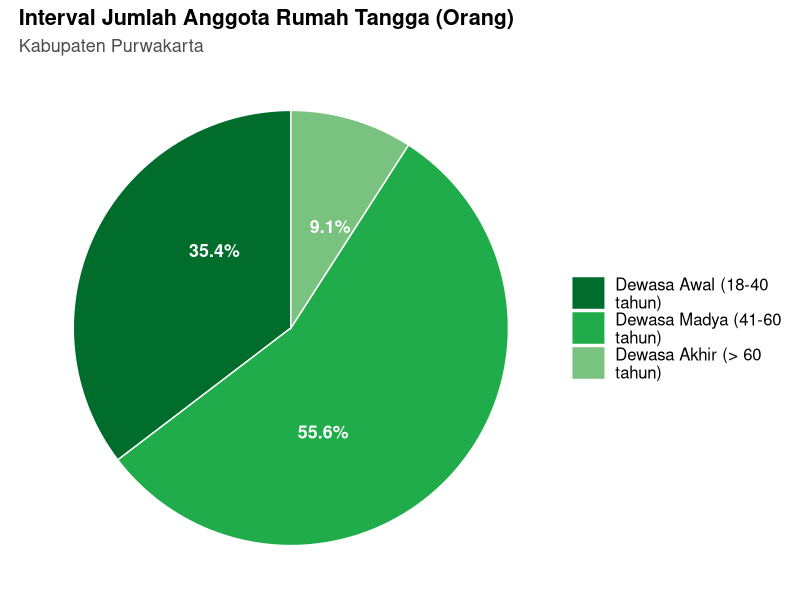
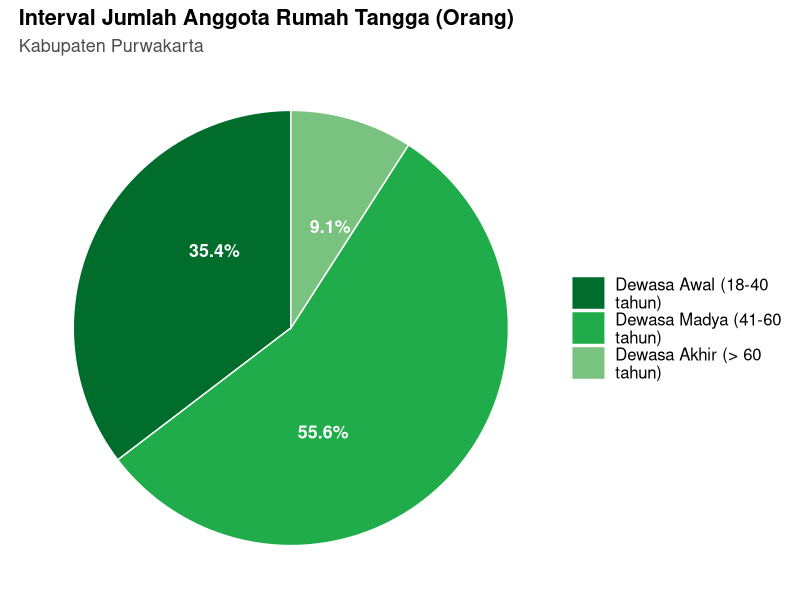

Recreate these plots in R, in order.
library(tidyverse)


my_col <- c('#006D2C', '#20AC4B', '#7AC27F', '#A4D29F','#CFE6CA')

# Tabel 1 -----------------------------------------------------------------
jrt_lvl <- c("Di Bawah Rata-rata (1-2)", 'Sekitar Rata-rata (3-4)', 'Di Atas Rata-rata (>4)')

dat1 <- 
  tibble(
    kab = rep(c('Bandung Barat', 'Purwakarta'), each = 3),
    kat = rep(jrt_lvl, 2),
    persentase = c(17.0, 58.2, 24.8, 24.2, 42.4, 33.4)
  )

dat1


dat1<- data.frame(
  kab = c("Kabupaten Bandung Barat", "Kabupaten Bandung Barat", "Kabupaten Bandung Barat"),
  kat = c("Dewasa Awal (18-40 tahun)", "Dewasa Madya (41-60 tahun)", "Dewasa Akhir (> 60 tahun)"),
  persentase = c(9.1, 55.6, 35.4)
)

dat1 <- dat1 %>% 
  mutate(
    kat = factor(kat, levels = c("Dewasa Awal (18-40 tahun)", "Dewasa Madya (41-60 tahun)", "Dewasa Akhir (> 60 tahun)")) 
  )
dat1


# viz ---------------------------------------------------------------------
dat1 %>% 
  # ganti filter
  dplyr::filter(
    kab == 'Kabupaten Bandung Barat'
  ) %>% 
  mutate(
    # coba ganti2 angka 0.35 biar pas
    ypos = cumsum(persentase) - 0.35 * persentase
  ) %>% 
  ggplot(aes(x = "", y = rev(persentase), fill = kat)) +
  geom_bar(stat = "identity", width = 1, color = "white") +
  geom_text(
    aes(y = ypos, label = paste0(persentase, "%")), 
    color = "white", size = 4.5,
    fontface = 2
  ) +
  coord_polar("y", start = 0) +
  scale_fill_manual(
    values = (my_col[1:3]),
    labels = function(x) str_wrap(x, 19)
  ) +
  theme_void(base_size = 13) + 
  theme(
    plot.title = element_text(face = 2),
    plot.subtitle = element_text(colour = 'gray30'),
    legend.text = element_text(size = 12),
    legend.key.width = unit(0.9, 'cm'),
    legend.key.height = unit(0.7, 'cm'),
    legend.spacing.x = unit(0.3, 'cm'),
    legend.spacing.y = unit(0.1, 'cm')
  ) +
  # jika ingin pakai legend.spacing.y wajib ini
  guides(fill = guide_legend(byrow = TRUE)) +
  labs(
    title = str_wrap('Interval Jumlah Anggota Rumah Tangga (Orang)', 50),
    subtitle = 'Kabupaten Purwakarta',
    # fill = str_wrap('Jumlah Anggota Rumah Tangga (Orang)', 20)
    fill = NULL
  )


ggsave(
  filename = 'E:/Visualisasi/riset/revisi terbaru/12_tabel1_pwk_piechart.png',
  width = 10,
  height = 6,
  units = "in",
  dpi = 500,
  scale = 0.6,
  bg = 'white'
)






